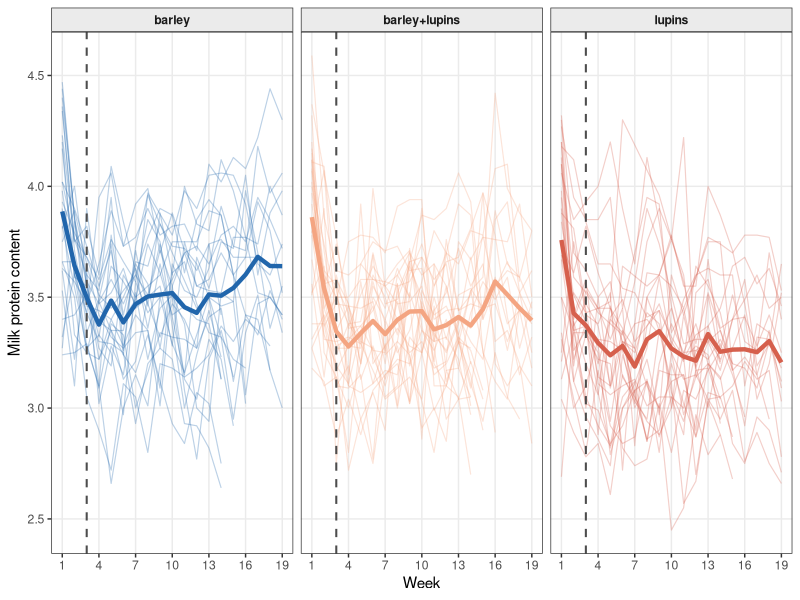

This chart was generated by the following R code:
rm(list=ls())
library(ggplot2)
library(dplyr)
library(nlme)

# ── Load and prepare data ───────────────────────────────────────────────
data(Milk)
df <- as.data.frame(Milk)

names(df) <- tolower(names(df))

df$diet_lupine   <- ifelse(df$diet == "lupine",        1, 0)
df$diet_barlupin <- ifelse(df$diet == "barley+lupine", 1, 0)
df$cow_id        <- as.integer(factor(df$cow))
df$time_lin      <- df$time
df$time_ch       <- pmax(df$time - 3, 0)
df$time_ch2      <- pmax(df$time - 3, 0)^2

cat("N =", nrow(df), "\n")
cat("Cows =", length(unique(df$cow_id)), "\n")
cat("Weeks =", length(unique(df$time)), "\n")
cat("Diet levels:", levels(df$diet), "\n")
unique(df$diet)

# ── Colour palette ─────────────────────────────────────────────────────
diet_colours <- c("barley"        = "#2166AC",
                  "barley+lupins" = "#F4A582",
                  "lupins"        = "#D6604D")

# ── Mean trajectory ────────────────────────────────────────────────────
mean_traj <- df %>%
  group_by(diet, time) %>%
  summarise(mean_protein = mean(protein), .groups = "drop")

# ── Spaghetti plot ─────────────────────────────────────────────────────
p_spaghetti <- ggplot(df, aes(x = time, y = protein,
                              group = cow, colour = diet)) +
  geom_line(alpha = 0.30, linewidth = 0.4) +
  geom_vline(xintercept = 3,
             linetype   = "dashed",
             colour     = "grey30",
             linewidth  = 0.7) +
  geom_line(data        = mean_traj,
            aes(x       = time,
                y       = mean_protein,
                group   = diet,
                colour  = diet),
            linewidth   = 1.50,
            alpha       = 1.0,
            inherit.aes = FALSE) +
  facet_wrap(~ diet, ncol = 3) +
  scale_colour_manual(values = diet_colours) +
  scale_x_continuous(breaks = seq(1, 19, by = 3)) +
  labs(x = "Week",
       y = "Milk protein content") +
  theme_bw(base_size = 11) +
  theme(legend.position  = "none",
        strip.background = element_rect(fill = "grey92"),
        strip.text       = element_text(face = "bold"),
        panel.grid.minor = element_blank())

print(p_spaghetti)
 
